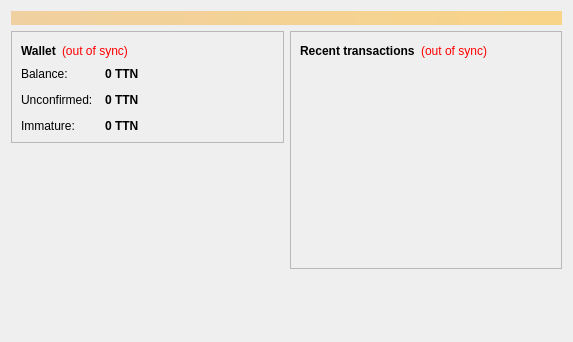
<?xml version="1.0" encoding="UTF-8"?>
<ui version="4.0">
 <class>OverviewPage</class>
 <widget class="QWidget" name="OverviewPage">
  <property name="geometry">
   <rect>
    <x>0</x>
    <y>0</y>
    <width>573</width>
    <height>342</height>
   </rect>
  </property>
  <property name="windowTitle">
   <string>Form</string>
  </property>
  <layout class="QVBoxLayout" name="topLayout">
   <item>
    <widget class="QLabel" name="labelAlerts">
     <property name="visible">
      <bool>false</bool>
     </property>
     <property name="styleSheet">
      <string notr="true">background-color: qlineargradient(x1: 0, y1: 0, x2: 1, y2: 0, stop:0 #F0D0A0, stop:1 #F8D488); color:#000000;</string>
     </property>
     <property name="wordWrap">
      <bool>true</bool>
     </property>
     <property name="margin">
      <number>3</number>
     </property>
    </widget>
   </item>
   <item>
    <layout class="QHBoxLayout" name="horizontalLayout" stretch="1,1">
     <item>
      <layout class="QVBoxLayout" name="verticalLayout_2">
       <item>
        <widget class="QFrame" name="frame">
         <property name="frameShape">
          <enum>QFrame::StyledPanel</enum>
         </property>
         <property name="frameShadow">
          <enum>QFrame::Raised</enum>
         </property>
         <layout class="QVBoxLayout" name="verticalLayout_4">
          <item>
           <layout class="QHBoxLayout" name="horizontalLayout_4">
            <item>
             <widget class="QLabel" name="label_5">
              <property name="font">
               <font>
                <weight>75</weight>
                <bold>true</bold>
               </font>
              </property>
              <property name="text">
               <string>Wallet</string>
              </property>
             </widget>
            </item>
            <item>
             <widget class="QLabel" name="labelWalletStatus">
              <property name="toolTip">
               <string>The displayed information may be out of date. Your wallet automatically synchronizes with the TitanCoin network after a connection is established, but this process has not completed yet.</string>
              </property>
              <property name="styleSheet">
               <string notr="true">QLabel { color: red; }</string>
              </property>
              <property name="text">
               <string notr="true">(out of sync)</string>
              </property>
              <property name="alignment">
               <set>Qt::AlignLeading|Qt::AlignLeft|Qt::AlignVCenter</set>
              </property>
             </widget>
            </item>
            <item>
             <spacer name="horizontalSpacer_2">
              <property name="orientation">
               <enum>Qt::Horizontal</enum>
              </property>
              <property name="sizeHint" stdset="0">
               <size>
                <width>40</width>
                <height>20</height>
               </size>
              </property>
             </spacer>
            </item>
           </layout>
          </item>
          <item>
           <layout class="QFormLayout" name="formLayout_2">
            <property name="fieldGrowthPolicy">
             <enum>QFormLayout::AllNonFixedFieldsGrow</enum>
            </property>
            <property name="horizontalSpacing">
             <number>12</number>
            </property>
            <property name="verticalSpacing">
             <number>12</number>
            </property>
            <item row="0" column="0">
             <widget class="QLabel" name="label">
              <property name="text">
               <string>Balance:</string>
              </property>
             </widget>
            </item>
            <item row="0" column="1">
             <widget class="QLabel" name="labelBalance">
              <property name="font">
               <font>
                <weight>75</weight>
                <bold>true</bold>
               </font>
              </property>
              <property name="cursor">
               <cursorShape>IBeamCursor</cursorShape>
              </property>
              <property name="toolTip">
               <string>Your current balance</string>
              </property>
              <property name="text">
               <string notr="true">0 TTN</string>
              </property>
              <property name="textInteractionFlags">
               <set>Qt::LinksAccessibleByMouse|Qt::TextSelectableByKeyboard|Qt::TextSelectableByMouse</set>
              </property>
             </widget>
            </item>
            <item row="1" column="0">
             <widget class="QLabel" name="label_3">
              <property name="text">
               <string>Unconfirmed:</string>
              </property>
             </widget>
            </item>
            <item row="1" column="1">
             <widget class="QLabel" name="labelUnconfirmed">
              <property name="font">
               <font>
                <weight>75</weight>
                <bold>true</bold>
               </font>
              </property>
              <property name="cursor">
               <cursorShape>IBeamCursor</cursorShape>
              </property>
              <property name="toolTip">
               <string>Total of transactions that have yet to be confirmed, and do not yet count toward the current balance</string>
              </property>
              <property name="text">
               <string notr="true">0 TTN</string>
              </property>
              <property name="textInteractionFlags">
               <set>Qt::LinksAccessibleByMouse|Qt::TextSelectableByKeyboard|Qt::TextSelectableByMouse</set>
              </property>
             </widget>
            </item>
            <item row="2" column="0">
             <widget class="QLabel" name="labelImmatureText">
              <property name="text">
               <string>Immature:</string>
              </property>
             </widget>
            </item>
            <item row="2" column="1">
             <widget class="QLabel" name="labelImmature">
              <property name="font">
               <font>
                <weight>75</weight>
                <bold>true</bold>
               </font>
              </property>
              <property name="toolTip">
               <string>Mined balance that has not yet matured</string>
              </property>
              <property name="text">
               <string notr="true">0 TTN</string>
              </property>
              <property name="textInteractionFlags">
               <set>Qt::LinksAccessibleByMouse|Qt::TextSelectableByKeyboard|Qt::TextSelectableByMouse</set>
              </property>
             </widget>
            </item>
           </layout>
          </item>
         </layout>
        </widget>
       </item>
       <item>
        <spacer name="verticalSpacer">
         <property name="orientation">
          <enum>Qt::Vertical</enum>
         </property>
         <property name="sizeHint" stdset="0">
          <size>
           <width>20</width>
           <height>40</height>
          </size>
         </property>
        </spacer>
       </item>
      <item>
         <widget class="QLabel" name="coinimage">
          <property name="text">
           <string/>
          </property>
          <property name="pixmap">
           <pixmap resource="../bitcoin.qrc">:/icons/bitcoin</pixmap>
          </property>
          <property name="scaledContents">
           <bool>false</bool>
          </property>
          <property name="alignment">
           <set>Qt::AlignCenter</set>
          </property>
          <property name="margin">
           <number>-2</number>
          </property>
         </widget>
        </item>
      </layout>
     </item>
     <item>
      <layout class="QVBoxLayout" name="verticalLayout_3">
       <item>
        <widget class="QFrame" name="frame_2">
         <property name="frameShape">
          <enum>QFrame::StyledPanel</enum>
         </property>
         <property name="frameShadow">
          <enum>QFrame::Raised</enum>
         </property>
         <layout class="QVBoxLayout" name="verticalLayout">
          <item>
           <layout class="QHBoxLayout" name="horizontalLayout_2">
            <item>
             <widget class="QLabel" name="label_4">
              <property name="text">
               <string>&lt;b&gt;Recent transactions&lt;/b&gt;</string>
              </property>
             </widget>
            </item>
            <item>
             <widget class="QLabel" name="labelTransactionsStatus">
              <property name="toolTip">
               <string>The displayed information may be out of date. Your wallet automatically synchronizes with the TitanCoin network after a connection is established, but this process has not completed yet.</string>
              </property>
              <property name="styleSheet">
               <string notr="true">QLabel { color: red; }</string>
              </property>
              <property name="text">
               <string notr="true">(out of sync)</string>
              </property>
              <property name="alignment">
               <set>Qt::AlignRight|Qt::AlignTrailing|Qt::AlignVCenter</set>
              </property>
             </widget>
            </item>
            <item>
             <spacer name="horizontalSpacer">
              <property name="orientation">
               <enum>Qt::Horizontal</enum>
              </property>
              <property name="sizeHint" stdset="0">
               <size>
                <width>40</width>
                <height>20</height>
               </size>
              </property>
             </spacer>
            </item>
           </layout>
          </item>
          <item>
           <widget class="QListView" name="listTransactions">
            <property name="styleSheet">
             <string notr="true">QListView { background: transparent; }</string>
            </property>
            <property name="frameShape">
             <enum>QFrame::NoFrame</enum>
            </property>
            <property name="verticalScrollBarPolicy">
             <enum>Qt::ScrollBarAlwaysOff</enum>
            </property>
            <property name="horizontalScrollBarPolicy">
             <enum>Qt::ScrollBarAlwaysOff</enum>
            </property>
            <property name="selectionMode">
             <enum>QAbstractItemView::NoSelection</enum>
            </property>
           </widget>
          </item>
         </layout>
        </widget>
       </item>
       <item>
        <spacer name="verticalSpacer_2">
         <property name="orientation">
          <enum>Qt::Vertical</enum>
         </property>
         <property name="sizeHint" stdset="0">
          <size>
           <width>20</width>
           <height>40</height>
          </size>
         </property>
        </spacer>
       </item>
      </layout>
     </item>
    </layout>
   </item>
  </layout>
 </widget>
 <resources/>
 <connections/>
</ui>
